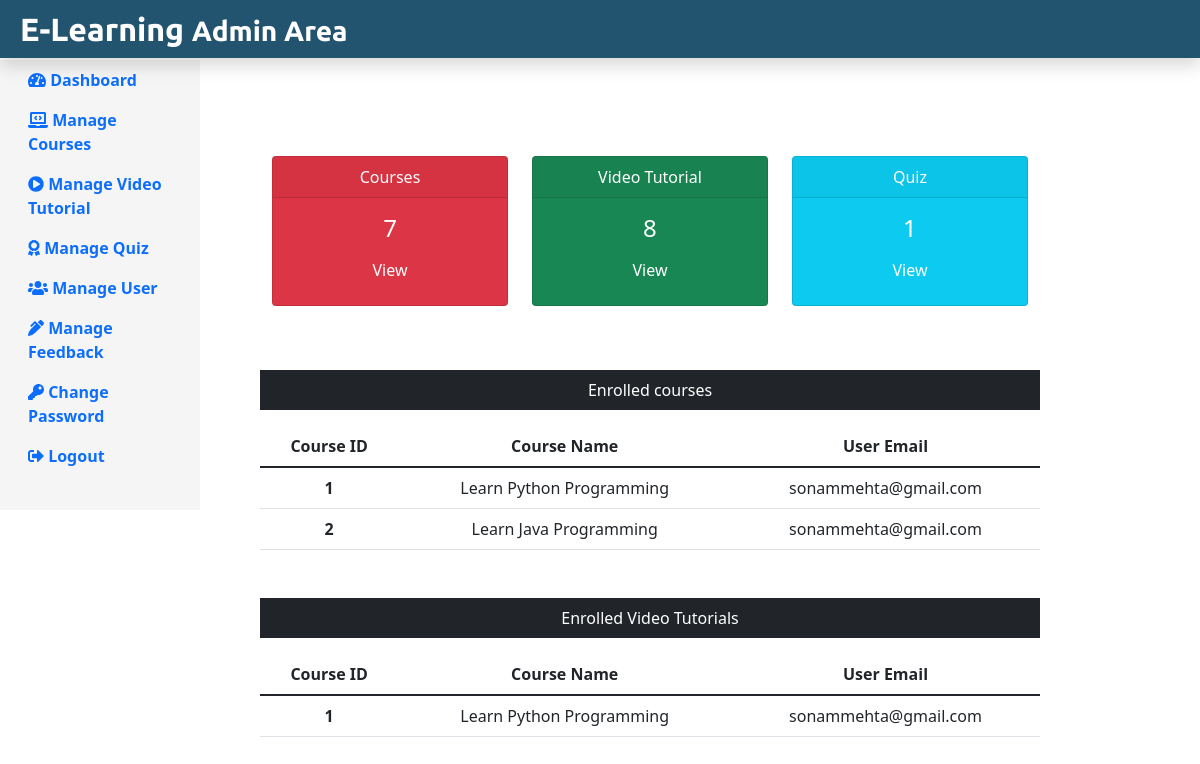
The app's page /E-Learning_Project-/Admin/adminDashboard.php (signed in) with its own data.
### tables this page shows
CREATE TABLE `enrolled_courses` (
  `enrollCourse_id` int(11) NOT NULL,
  `courseId` int(11) NOT NULL,
  `courseName` text NOT NULL,
  `userEmail` text NOT NULL
);

CREATE TABLE `enrolled_videotut` (
  `enroll_id` int(11) NOT NULL,
  `courseId` int(11) NOT NULL,
  `courseName` text NOT NULL,
  `userEmail` text NOT NULL
);

### E-Learning_Project-/Admin/adminDashboard.php (the view, shortened to what this page needs)
<?php
include('./adminInclude/adminHeader.php');
include('../dbConnection.php');
$sql="SELECT * FROM course_details";
$result=$conn->query($sql);
$total_course=$result->num_rows;
$sql="SELECT * FROM video_tutorials";
$result=$conn->query($sql);
$total_vidTut=$result->num_rows;
$sql="SELECT * FROM quiz";
$result=$conn->query($sql);
$total_quiz=$result->num_rows;
?>
<div class="col-sm-9 mt-5">
    <div class="row mx-5 text-center">
        <div class="col-sm-4 mt-5">
            <div class="card text-white bg-danger mb-3" style="max-width:18rem;">
                <div class="card-header"> Courses</div>
                <div class="card-body">
                    <h4 class="card-title"><?php echo $total_course?></h4>
                    <a class="btn text-white" href="courses.php">View</a>
                </div>
            </div>
        </div>
        <div class="col-sm-4 mt-5">
            <div class="card text-white bg-success mb-3" style="max-width:18rem;">
                <div class="card-header">Video Tutorial</div>
                <div class="card-body">
                    <h4 class="card-title"><?php echo $total_vidTut?></h4>
                    <a class="btn text-white" href="videoTutorial.php">View</a>
                </div>
            </div>
        </div>
        <div class="col-sm-4 mt-5">
            <div class="card text-white bg-info mb-3" style="max-width:18rem;">
                <div class="card-header">Quiz</div>
                <div class="card-body">
                    <h4 class="card-title"><?php echo $total_quiz?></h4>
                    <a class="btn text-white" href="Quiz.php">View</a>
                </div>
            </div>
        </div>
    </div>
    <div class="mx-5 mt-5 text-center">
        <p class=" bg-dark text-white p-2">Enrolled courses</p>
        <?php
        $sql="SELECT * FROM enrolled_courses";
        $result=$conn->query($sql);
        if($result->num_rows>0){
            echo '<table class="table">
            <thead>
                <tr>
                    <th scope="col">Course ID</th>
                    <th scope="col">Course Name</th>
                    <th scope="col">User Email</th>
                </tr>
            </thead>
            <tbody>';
            while($row=$result->fetch_assoc()){
                echo '<tr>';
                   echo '<th scope="row">'.$row['courseId'].'</th>';
                    echo '<td>'.$row['courseName'].'</td>';
                    echo '<td>'.$row['userEmail'].'</td>';
            }
               echo' </tr>
            </tbody>
        </table>';
        }
        ?>
    </div>
    <div class="mx-5 mt-5 text-center">
        <p class=" bg-dark text-white p-2">Enrolled Video Tutorials</p>
        <?php
        $sql="SELECT * FROM enrolled_videotut";
        $result=$conn->query($sql);
        if($result->num_rows>0){
            echo '<table class="table">
            <thead>
                <tr>
                    <th scope="col">Course ID</th>
                    <th scope="col">Course Name</th>
                    <th scope="col">User Email</th>
                </tr>
            </thead>
            <tbody>';
            while($row=$result->fetch_assoc()){
                echo '<tr>';
                   echo '<th scope="row">'.$row['courseId'].'</th>';
                    echo '<td>'.$row['courseName'].'</td>';
                    echo '<td>'.$row['userEmail'].'</td>';
            }
               echo' </tr>
            </tbody>
        </table>';
        }
        ?>
    </div>
</div>
</div>
</div>
<?php
include('./adminInclude/adminFooter.php');
?>

### records on screen
enrolled_courses: courseId "1", courseName "Learn Python Programming", userEmail "sonammehta@gmail.com"
enrolled_courses: courseId "2", courseName "Learn Java Programming", userEmail "sonammehta@gmail.com"
enrolled_videotut: courseId "1", courseName "Learn Python Programming", userEmail "sonammehta@gmail.com"

### other values on screen
$total_course "7"
$total_vidTut "8"
$total_quiz "1"
